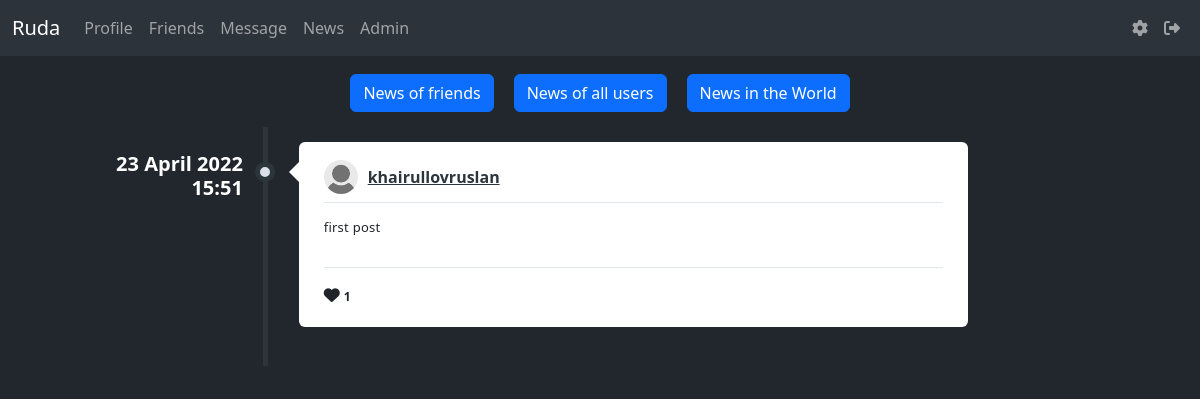
Page /news (signed in) on the committed database.
### data/posts.py (models this page shows)
class Posts(SqlAlchemyBase):
    __tablename__ = 'posts'
    id = sqlalchemy.Column(sqlalchemy.Integer,
                           primary_key=True, autoincrement=True)
    content = sqlalchemy.Column(sqlalchemy.String, nullable=True)
    image = sqlalchemy.Column(sqlalchemy.String, nullable=True)
    likes = sqlalchemy.Column(sqlalchemy.String,
                              nullable=True, default='')
    created_date = sqlalchemy.Column(sqlalchemy.DateTime,
                                     default=datetime.datetime.now)
    user_id = sqlalchemy.Column(sqlalchemy.Integer,
                                sqlalchemy.ForeignKey("users.id"))
    user = orm.relation('User')

### data/users.py (models this page shows, shortened)
class User(SqlAlchemyBase, UserMixin):
    __tablename__ = 'users'
    id = sqlalchemy.Column(sqlalchemy.Integer, primary_key=True, autoincrement=True)
    name = sqlalchemy.Column(sqlalchemy.String, unique=True, nullable=True)
    about = sqlalchemy.Column(sqlalchemy.String, nullable=True, default='write about yourself')
    second_email = sqlalchemy.Column(sqlalchemy.String, nullable=True)
    github = sqlalchemy.Column(sqlalchemy.String, nullable=True)
    image = sqlalchemy.Column(sqlalchemy.String, default="default.jpg")
    email = sqlalchemy.Column(sqlalchemy.String, index=True, unique=True, nullable=True)
    followings = sqlalchemy.Column(sqlalchemy.String, nullable=True, default='')
    followers = sqlalchemy.Column(sqlalchemy.String, nullable=True, default='')
    post_count = sqlalchemy.Column(sqlalchemy.Integer, nullable=True, default=0)
    admin_check = sqlalchemy.Column(sqlalchemy.Integer, default=0)
    hashed_password = sqlalchemy.Column(sqlalchemy.String, nullable=True)
    created_date = sqlalchemy.Column(sqlalchemy.DateTime, default=datetime.datetime.now)

### main.py (the view)
@app.route('/news', methods=['GET', 'POST'])
@login_required
def news():
    db_sess = db_session.create_session()
    if request.method == 'POST':
        data = request.form
        if 'all' in list(dict(data).keys()):
            posts = db_sess.query(Posts).filter(Posts.user_id != current_user.id).all()
            posts_api = []
        elif 'friends' in list(dict(data).keys()):
            friends = current_user.followings.split(', ')
            if friends[0] != '':
                friends_id = list(map(int, friends))
                posts = db_sess.query(Posts).filter(Posts.user_id.in_(friends_id)).all()
            else:
                posts = []
            posts_api = []
        elif 'api' in list(dict(data).keys()):
            url = ('https://newsapi.org/v2/top-headlines?country=ru&apiKey=fc730c64a9104752b13f184a6d630a83')
            response = requests.get(url)
            posts_api = response.json()['articles']
            posts = []
    else:
        friends = current_user.followings.split(', ')
        if friends and friends[0] != '':
            friends_id = list(map(int, friends))
            posts = db_sess.query(Posts).filter(Posts.user_id.in_(friends_id)).all()
        else:
            posts = db_sess.query(Posts).filter(Posts.user_id != current_user.id).all()
        posts_api = []
    return render_template('news.html', title='News', posts=posts, posts_api=posts_api)

### data/db_session.py (called while the page is built)
def create_session() -> Session:
    global __factory
    return __factory()

### main.py (called while the page is built)
@login_manager.user_loader
def load_user(user_id):
    db_sess = db_session.create_session()
    return db_sess.query(User).get(user_id)

### templates/news.html (shortened to what this page needs)
{% extends "base.html" %}
{% block content %}
<form method="post" enctype="multipart/form-data">
    <div class="news_buttons">
        <button type="submit" class="btn btn-primary" name="friends">News of friends</button>
        <button type="submit" class="btn btn-primary" name="all">News of all users</button>
        <button type="submit" class="btn btn-primary" name="api">News in the World</button>
    </div>
</form>
{% if not posts_api %}
<div>
            <ul class="timeline">
                {% for item in posts|reverse%}
                {% if posts %}
                <li>
                    <div class="timeline-time">
                        <span class="time" style="color: white;">{{item.created_date.strftime('%d %B %Y')}}</span>
                        <span class="time" style="color: white;">{{item.created_date.strftime('%H:%M')}}</span>
                    </div>
                    <div class="timeline-icon">
                        <a href="#"></a>
                    </div>
                    <div class="timeline-body">
                        <div class="timeline-header">
                            <span class="userimage"><a href="/profile/{{item.user.name}}"><img src="../static/avatars/{{item.user.image}}" alt=""></a></span>
                            <span class="username"><a href="/profile/{{item.user.name}}">{{item.user.name}}</a></span>
                        </div>
                        <div class="timeline-content">
                            <p>
                                {{item.content}}
                            </p>
                        </div>
                        <div class="timeline-footer">
                            <form method="post" enctype="multipart/form-data">
                                {% set list1 = item.likes.split(', ') %}
                                {% set user_id_ = current_user.id | string() %}
                                {% if user_id_ in list1 %}
                                    <i
                                      class="fa-solid fa-heart text-danger"
                                      id="like-button-{{item.id}}"
                                      onclick="like({{item.id}})"
                                    ></i>
                                {% else %}
                                    <i
                                      class="fa-solid fa-heart"
                                      id="like-button-{{item.id}}"
                                      onclick="like({{item.id}})"
                                    ></i>
                                {% endif %}
                                <span class="stats-total" id="likes-count-{{item.id}}">{{ item.likes|length }}</span>
                            </form>
                        </div>
                    </div>
                    <br>
                </li>
                {% else %}
                    <div class="friends__error">
                        <h1 style="color: white;">Nothing found</h1>
                        <a href="/news">Click here to see news of all users</a>
                    </div>
                {% endif %}
                {% endfor %}
            </ul>
</div>
{% endif %}
{% endblock %}

### static/css/style.css (style rules this page uses)
img { max-width: 100%; height: auto; }
html body { background-color: #22272e; }
body { min-height: 100vh; overflow-x: hidden }
.timeline { list-style-type: none; margin: 0; padding: 0; position: relative }
.timeline:before { content: ''; position: absolute; top: 5px; bottom: 5px; width: 5px; background: #2d353c; left: 20%; margin-left: -2.5px }
.timeline>li { position: relative; min-height: 50px; padding: 20px 0 }
.timeline .timeline-time { position: absolute; left: 0; width: 18%; text-align: right; top: 30px; color: white; }
.timeline .timeline-time .date, .timeline .timeline-time .time { display: block; font-weight: 600 }
.timeline .timeline-time .time { line-height: 24px; font-size: 20px; color: #242a30 }
.timeline .timeline-icon { left: 15%; position: absolute; width: 10%; text-align: center; top: 40px }
.timeline .timeline-icon a { text-decoration: none; width: 20px; height: 20px; display: inline-block; border-radius: 20px; background: #d9e0e7; line-height: 10px; color: #fff; font-size: 14px; border: 5px solid #2d353c; transition: border-color .2s linear }
.timeline .timeline-body { margin-left: 23%; margin-right: 17%; background: #fff; position: relative; padding: 20px 25px; border-radius: 6px }
.timeline .timeline-body:before { content: ''; display: block; position: absolute; border: 10px solid transparent; border-right-color: #fff; left: -20px; top: 20px }
.timeline .timeline-body>div+div { margin-top: 15px }
.timeline .timeline-body>div+div:last-child { margin-bottom: -20px; padding-bottom: 20px; border-radius: 0 0 6px 6px }
.timeline-header { padding-bottom: 10px; border-bottom: 1px solid #e2e7eb; line-height: 30px }
.timeline-header .userimage { float: left; width: 34px; height: 34px; border-radius: 40px; overflow: hidden; margin: -2px 10px -2px 0 }
.timeline-header .username { font-size: 16px; font-weight: 600 }
.timeline-header .username, .timeline-header .username a { color: #2d353c }
.timeline img { max-width: 100%; display: block }
.timeline-content { letter-spacing: .25px; line-height: 18px; font-size: 13px }
.timeline-content:after, .timeline-content:before { content: ''; display: table; clear: both }
.timeline-footer { background: #fff; border-top: 1px solid #e2e7ec; padding-top: 15px }
.stats-total { display: inline-block; line-height: 20px color: #6d767f; font-weight: 600; font-size: 12px }
.news_buttons { margin-left: auto; margin-right: auto; display: flex; justify-content: center; }
.news_buttons > button { margin: 10px; }

### rows in the picture
Posts: created_date "23 April 2022", created_date "15:51", user.image (placeholder picture), user.name "khairullovruslan", content "first post", likes|length "1"
